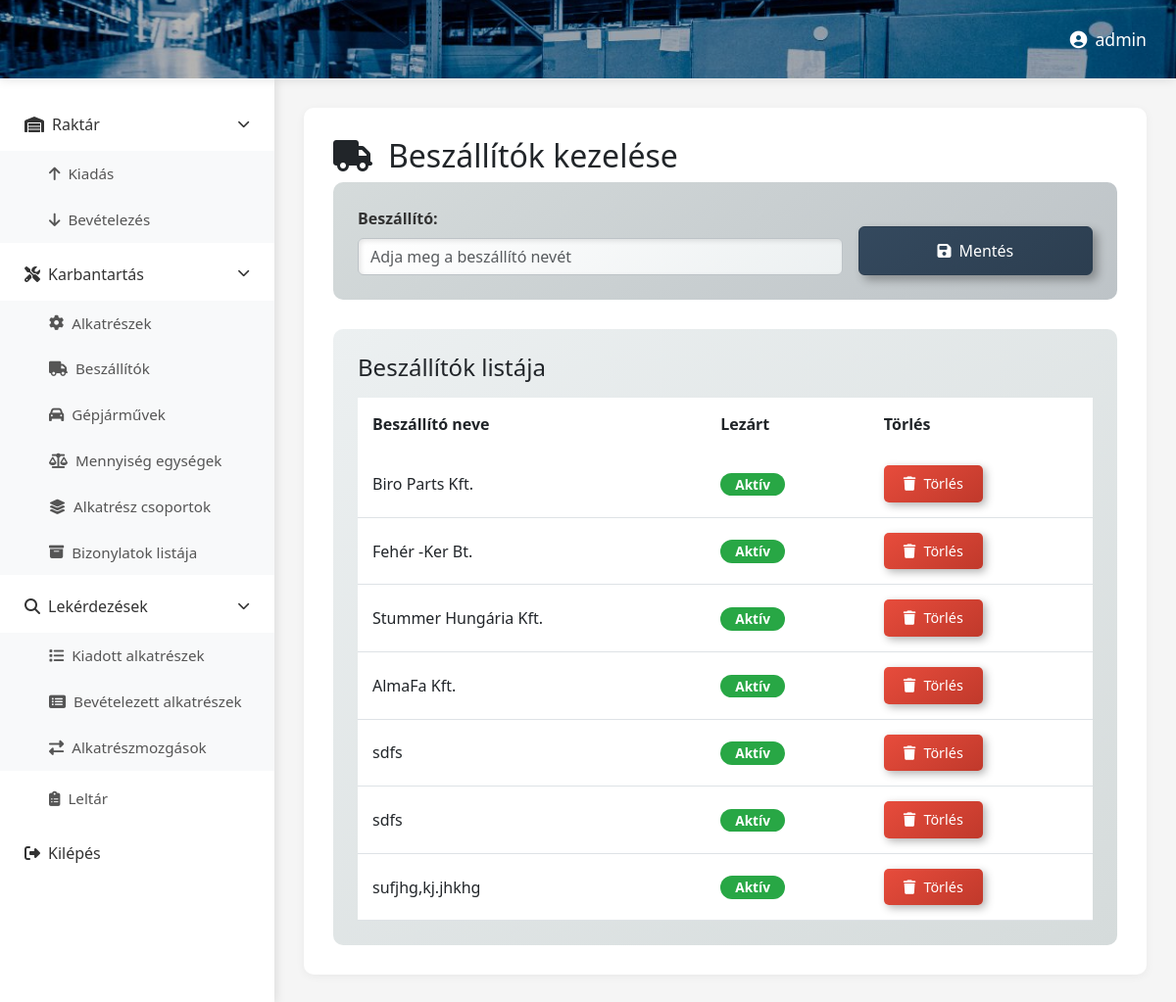
Screenshot of /beszallito/ (signed in) with the database file from the repository.
### raktar/models.py (models this page shows, shortened)
class Beszallito(models.Model):
    beszallito = models.CharField(max_length=50)
    lezart = models.BooleanField(default=False)

### raktar/views.py (the view)
# urls.py: path('beszallito/', views.beszallito, name='beszallito'),
@login_required
def beszallito(request):
    beszallitok = Beszallito.objects.all()
    context = {'beszallitok': beszallitok}
    return render(request,'beszallito.html', context)

### raktar/templates/beszallito.html (shortened to what this page needs)
{% extends 'base.html' %}
{% load static %}
{% block extra_css %}
<link rel="stylesheet" href="{% static 'css/beszallitok.css' %}">
{% endblock %}
{% block content %}
<header class="top-header">
    <div class="header-right">
        <span class="user-name"><i class="fas fa-user-circle me-2"></i>{{ user.username }}</span>
    </div>
</header>
<div class="main-container">
    {% include 'partials/sidebar.html' %}
    <main class="content-area">
        <div id="contentContainer">
            <h2><i class="fas fa-truck me-3"></i>Beszállítók kezelése</h2>
            <div class="form-section">
                <form method="POST" action="{% url 'raktar:addBeszallito' %}" class="row g-3 align-items-end">
                    <div class="col-md-8">
                        <label for="ujBeszallito" class="form-label">Beszállító:</label>
                        <input type="text" class="form-control" id="ujBeszallito" name="ujBeszallito" placeholder="Adja meg a beszállító nevét" required>
                    </div>
                    <div class="col-md-4">
                        <button type="submit" class="btn btn-save w-100">
                            <i class="fas fa-save me-2"></i>Mentés
                        </button>
                    </div>
                </form>
            </div>
            <div class="table-section mt-4">
                <h4 class="mb-3">Beszállítók listája</h4>
                <div class="table-responsive">
                    <table class="table table-hover">
                        <thead>
                            <tr>
                                <th>Beszállító neve</th>
                                <th>Lezárt</th>
                                <th>Törlés</th>
                            </tr>
                        </thead>
                        <tbody>
                            {% for beszallito in beszallitok %}
                            <tr>
                                <td>{{ beszallito.beszallito }}</td>
                                <td>
                                    <span class="badge {% if beszallito.lezart %}badge-closed{% else %}badge-open{% endif %}">
                                        {% if beszallito.lezart %}Lezárt{% else %}Aktív{% endif %}
                                    </span>
                                </td>
                                <td>
                                    <form method="POST" action="{% url 'raktar:deleteBeszallitoById' beszallito.id %}" style="display: inline;">
                                        <button type="submit" class="btn btn-delete" onclick="return confirm('Biztosan törli?')">
                                            <i class="fas fa-trash me-2"></i>Törlés
                                        </button>
                                    </form>
                                </td>
                            </tr>
                            {% endfor %}
                        </tbody>
                    </table>
                </div>
            </div>
        </div>
    </main>
</div>
{% endblock %}

### raktar/static/css/dashboard.css (style rules this page uses)
* { margin: 0; padding: 0; box-sizing: border-box; }
body { font-family: 'Segoe UI', Tahoma, Geneva, Verdana, sans-serif; background: #f5f5f5; overflow-x: hidden; }
.top-header { background-size: cover; background-position: center; background-repeat: no-repeat; height: 80px; display: flex; align-items: center; justify-content: flex-end; padding: 0 30px; box-shadow: 0 2px 10px rgba(0,0,0,0.1); position: fixed; top: 0; left: 0; right: 0; z-index: 1000; background-image: url("../assets/images/raktar.jpg") !important; }
.top-header::before { content: ''; position: absolute; top: 0; left: 0; right: 0; bottom: 0; background: rgba(0, 0, 0, 0.3); z-index: 1; }
.header-right { position: relative; z-index: 2; }
.header-right { display: flex; align-items: center; gap: 20px; }
.user-name { color: white; font-weight: 500; font-size: 1.1rem; }
.main-container { display: flex; margin-top: 80px; min-height: calc(100vh - 80px); }
.content-area { flex: 1; margin-left: 280px; padding: 30px; background: #f5f5f5; }
#contentContainer { background: white; border-radius: 10px; padding: 30px; box-shadow: 0 2px 10px rgba(0,0,0,0.05); min-height: 500px; }

### raktar/static/css/beszallitok.css (style rules this page uses)
.form-section { background: #f8f9fa; padding: 25px; border-radius: 10px; margin-bottom: 30px; }
.form-label { font-weight: 600; color: #333; margin-bottom: 8px; }
.btn-save { background: linear-gradient(135deg, #667eea 0%, #764ba2 100%); border: none; color: white; padding: 12px 25px; font-weight: 500; transition: all 0.3s; }
.table-section { background: white; padding: 25px; border-radius: 10px; }
.table { margin-bottom: 0; }
.table thead { background: linear-gradient(135deg, #667eea 0%, #764ba2 100%); color: white; }
.table thead th { border: none; padding: 15px; font-weight: 600; }
.table tbody td { padding: 15px; vertical-align: middle; }
.btn-delete { background: linear-gradient(135deg, #e74c3c 0%, #c0392b 100%); border: none; color: white; padding: 8px 20px; border-radius: 5px; font-size: 0.9rem; transition: all 0.3s; }
.badge-open { background: #28a745; color: white; padding: 5px 15px; border-radius: 20px; font-size: 0.85rem; }
.metallic .form-section { background: linear-gradient(145deg, #d5dbdb, #bdc3c7); }
.metallic .btn-save { background: linear-gradient(145deg, #34495e, #2c3e50); border: 1px solid #2c3e50; box-shadow: 5px 5px 10px rgba(0,0,0,0.3); }
.metallic .table-section { background: linear-gradient(145deg, #ecf0f1, #d5dbdb); }
.metallic .table thead { background: linear-gradient(135deg, #34495e 0%, #2c3e50 100%); }
.metallic .btn-delete { background: linear-gradient(145deg, #e74c3c, #c0392b); box-shadow: 3px 3px 8px rgba(0,0,0,0.3); }
.metallic .form-control { background: linear-gradient(145deg, #ffffff, #ecf0f1); border: 1px solid #bdc3c7; box-shadow: inset 2px 2px 5px rgba(0,0,0,0.1); }

### raktar/static/css/metallic-theme-dashboard.css (style rules this page uses)
.top-header { background-image: linear-gradient(135deg, rgba(255,255,255,0.02) 0%, rgba(0,0,0,0.02) 100%), linear-gradient(135deg, #667eea 0%, #764ba2 100%); }

### rows the page displays
Beszallito: beszallito "Biro Parts Kft.", lezart "Aktív"
Beszallito: beszallito "Fehér -Ker Bt.", lezart "Aktív"
Beszallito: beszallito "Stummer Hungária Kft.", lezart "Aktív"
Beszallito: beszallito "AlmaFa Kft.", lezart "Aktív"
Beszallito: beszallito "sdfs", lezart "Aktív"
Beszallito: beszallito "sdfs", lezart "Aktív"
Beszallito: beszallito "sufjhg,kj.jhkhg", lezart "Aktív"

### other values shown
{{ user.username }} "admin"
